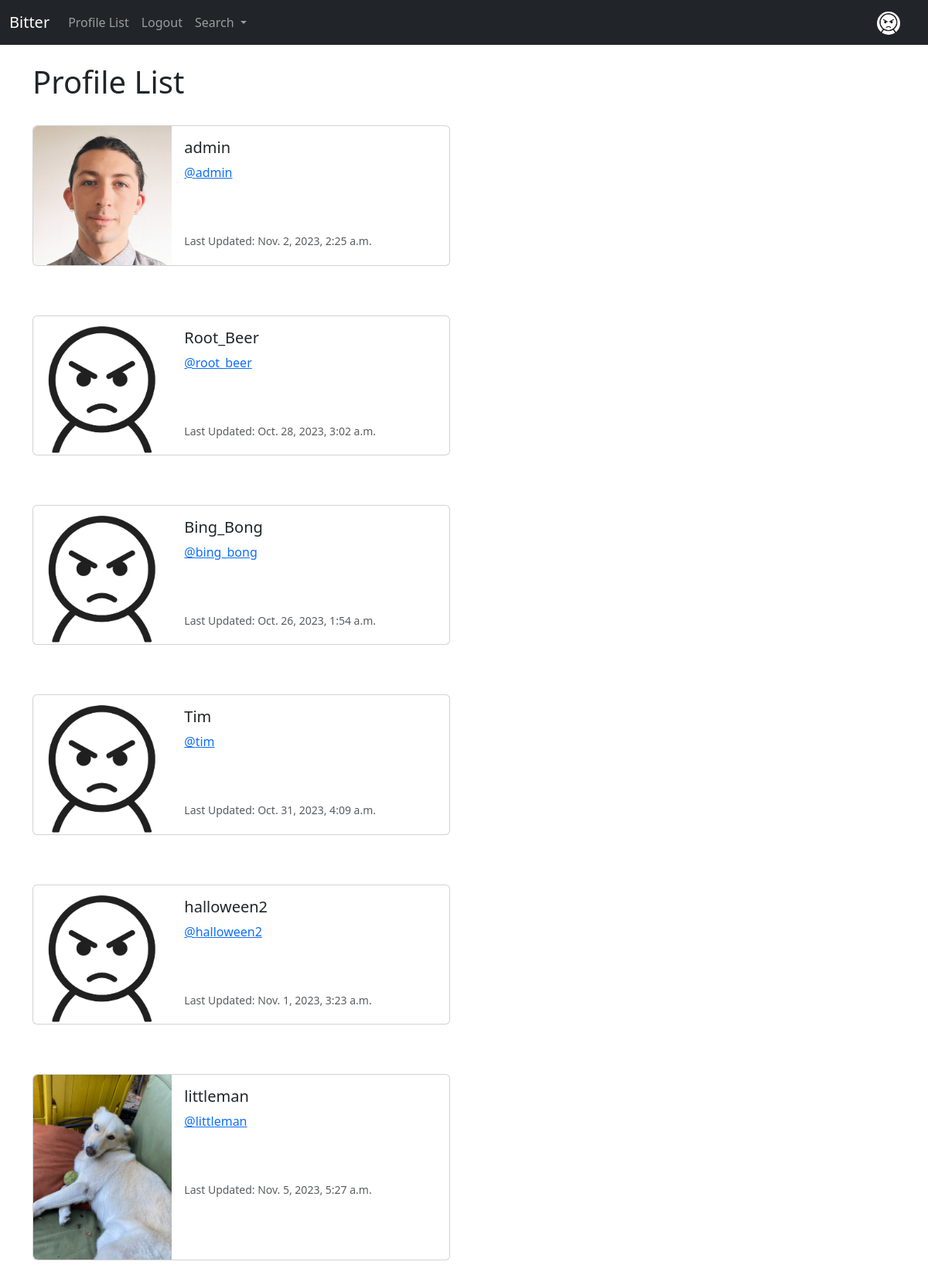
The app's page /profile_list/ (signed in), older data.
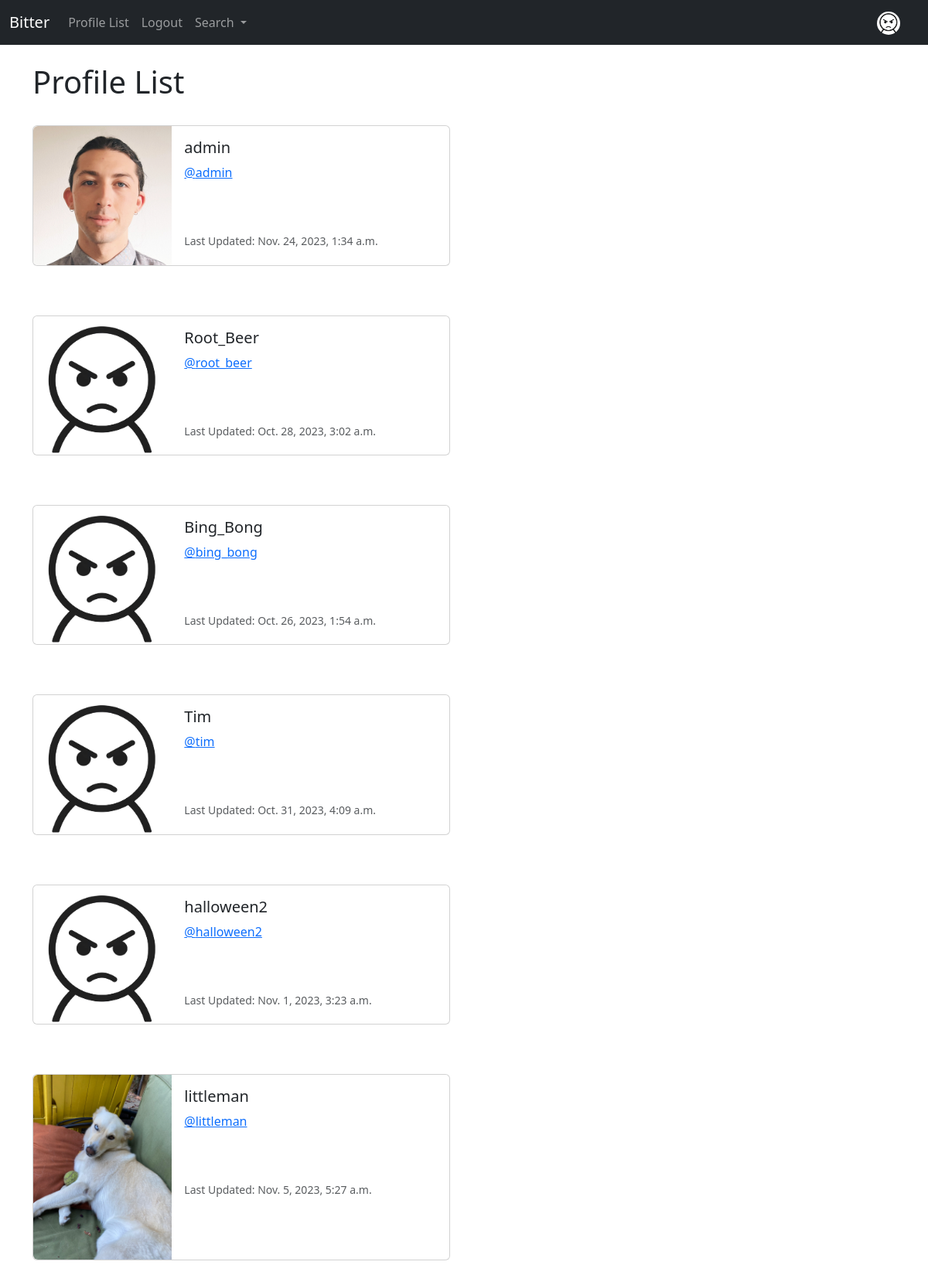
The same page, newer data.
### bitter_app/models.py (models this page shows, shortened)
class Profile(models.Model):
    user = models.OneToOneField(User, on_delete=models.CASCADE)
    follows = models.ManyToManyField("self",
        related_name="followed_by",
        symmetrical=False,
        blank=True)
    date_modified = models.DateTimeField(User, auto_now=True)
    profile_image = models.ImageField(null=True, blank=True, upload_to="images/")
    profile_bio = models.CharField(null=True, blank=True, max_length=500)
    homepage_link = models.CharField(null=True, blank=True, max_length=500)
    facebook_link = models.CharField(null=True, blank=True, max_length=500)
    instagram_link = models.CharField(null=True, blank=True, max_length=500)
    linkedin_link = models.CharField(null=True, blank=True, max_length=500)
    twitter_link = models.CharField(null=True, blank=True, max_length=500)

### bitter_app/views.py (the view)
# urls.py: path('profile_list/', views.profile_list, name='profile_list'),
def profile_list(request):
    if request.user.is_authenticated:
        profiles = Profile.objects.exclude(user=request.user)
        return render(request, 'profile_list.html', {'profiles':profiles})
    else:
        messages.success(request, ("You Must Be Logged In To View This Page"))
        return redirect('home')

### bitter_app/templates/profile_list.html
{% extends 'base.html' %}
{% load static %}
{% block content %}
    <h1>Profile List</h1>
<br/>
{% if profiles %}
    {% for profile in profiles %}
    <div class="card mb-3" style="max-width: 540px;">
        <div class="row g-0">
            <div class="col-md-4">
                {% if profile.profile_image %}
                <img src="{{ profile.profile_image.url }}" width=200 height=200 class="img-fluid rounded-start"  alt="{{profile.user.username}}">
                {% else %}
                <img src="{% static 'images/default_profile_pic.jpg' %}" class="img-fluid rounded-start" alt="Profile Image">
                {% endif %}
            </div>
            <div class="col-md-8">
            <div class="card-body">
                <h5 class="card-title"> {{ profile.user.username }} </h5>
                <p class="card-text"> <a href="{% url 'profile' profile.user.id %}">@{{ profile.user.username|lower }}</a></p>
                <br/><br/>
                <p class="card-text"><small class="text-body-secondary">Last Updated: {{ profile.date_modified }}</small></p>
            </div>
            </div>
        </div>
    </div>
    <br/><br/>
    {% endfor %}
{% endif %}
{% endblock %}

Row changes from the older to the newer data that the page shows:
changed Profile "admin": date_modified "Nov. 2, 2023, 2:25 a.m." → "Nov. 24, 2023, 1:34 a.m."
